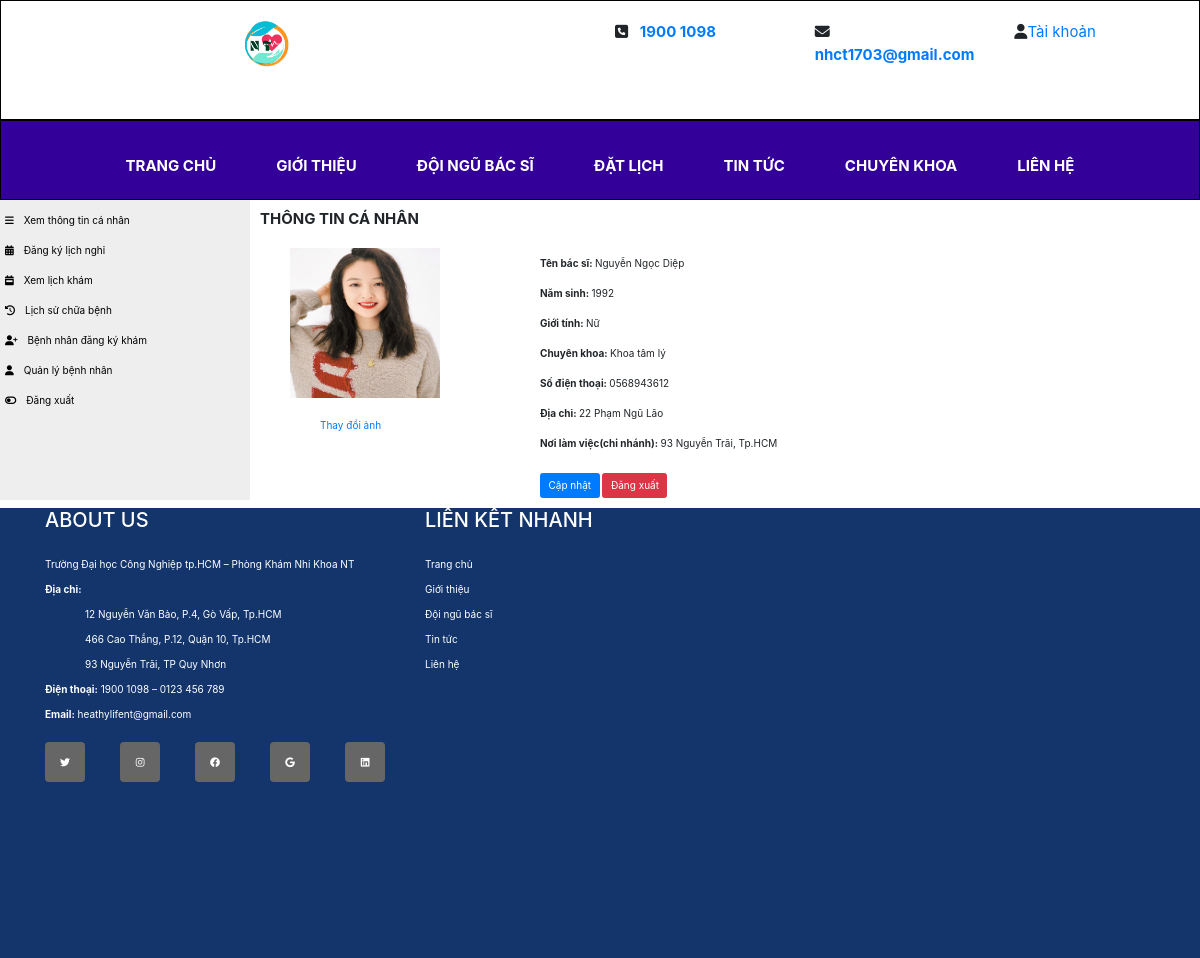
The app's page /clinic/doctor/xemttcanhan.php (signed in) with its own data.
### tables this page shows
CREATE TABLE `bacsi` (
  `id_bacsi` int(10) UNSIGNED NOT NULL,
  `tenbacsi` varchar(100) NOT NULL,
  `gioitinh` varchar(50) NOT NULL,
  `namsinh` year(4) NOT NULL,
  `diachi` varchar(200) NOT NULL,
  `sdt` varchar(100) NOT NULL,
  `hinhanh` varchar(200) NOT NULL,
  `mota` varchar(2000) NOT NULL,
  `id_khoa` int(11) NOT NULL,
  `id_chinhanh` int(11) NOT NULL
);

CREATE TABLE `khoa` (
  `id_khoa` int(10) UNSIGNED NOT NULL,
  `tenkhoa` varchar(200) NOT NULL,
  `hinhanh` varchar(200) NOT NULL,
  `mota1` varchar(2000) NOT NULL,
  `mota2` varchar(2000) NOT NULL,
  `id_chinhanh` int(11) NOT NULL
);

CREATE TABLE `chinhanh` (
  `id_chinhanh` int(10) UNSIGNED NOT NULL,
  `tenchinhanh` varchar(300) NOT NULL
);

### clinic/class/clsbacsi.php (called while the page is built, shortened)
<?php
class doctor
{
    function connect()
    {
        $con = mysqli_connect("localhost","root","","doan2");
        if(!$con)
        {
            echo'Không kết nối cơ sở liệu!';
            exit();
        }
        else
        {
           mysqli_set_charset($con,"utf8");
           return $con;
        }
    }
    function laycot($sql)
    {
        $link = $this->connect();
        $ketqua = mysqli_query($link,$sql);
        $i=mysqli_num_rows($ketqua);
        $giatri ='';
        if($i>0)
        {
            while($row = mysqli_fetch_array($ketqua))
            {
                $id = $row['0'];
                $giatri = $id;
            }
        }
        return $giatri;
    }
}
?>

### clinic/doctor/xemttcanhan.php (the view, shortened to what this page needs)
<?php
include("../class/clsbacsi.php");
$p = new doctor();
$layid=$_SESSION['id_user'];
?>
<!DOCTYPE html>
<html lang="en">
<head>
    <link rel="stylesheet" href="../css/bootstrap.css">
</head>
<body>
    <?php include("header3.php"); ?>
    <?php include("menu3.php"); ?>
    <nav>
    <ul>
         <li><a href="xemttcanhan.php"><i class="fa fa-bars"></i>&emsp;Xem thông tin cá nhân</a></li>
            <li><a href="dklichnghi.php"><i class="fa fa-calendar-days"></i>&emsp;Đăng ký lịch nghỉ</a></li>
            <li><a href="xemlichkham.php"><i class="fa fa-calendar-week"></i>&emsp;Xem lịch khám</a></li>
            <li><a href="xemlichsuchuabenh.php"><i class="fa fa-history"></i>&emsp;Lịch sử chữa bệnh</a></li>
            <li><a href="xemBNdki.php"><i class="fa fa-user-plus"></i>&emsp;Bệnh nhân đăng ký khám</a></li>
            <li><a href="qlbenhnhan.php"><i class="fa fa-user"></i>&emsp;Quản lý bệnh nhân</a></li>
            <li><a href="../logout.php"><i class="fa fa-toggle-off"></i>&emsp;Đăng xuất</a></li>
         </ul>
    </nav>
    <section>
    <h4 style="font-weight: bold">THÔNG TIN CÁ NHÂN</h4>
        <div class="information">
            <div class="container" style="width:800px; margin-left:15px;">
               <?php
                    $layid_khoa=$p->laycot("select id_khoa from bacsi where id_bacsi='$layid' limit 1");
                    $layid_cn=$p->laycot("select id_chinhanh from bacsi where id_bacsi='$layid' limit 1");
                ?>
                    <div class="img" id="bs_anh">
                        <img src="../img/<?php  echo $p->laycot("select hinhanh from bacsi where id_bacsi='$layid' limit 1")?>" width="150" height="150" />
                        <p style="width:150px; padding-top:20px; padding-left:30px;"><a href ="#" data-toggle="modal" data-target="#change_image">Thay đổi ảnh</a></p>
                    </div>
                    <div class="information_detail">
                        <div id="bs_ten"><b>Tên bác sĩ: </b><?php  echo $p->laycot("select tenbacsi from bacsi where id_bacsi='$layid' limit 1")?></div>
                        <div id="bs_namsinh"><b>Năm sinh: </b><?php  echo $p->laycot("select namsinh from bacsi where id_bacsi='$layid' limit 1")?></div>
                        <div id="bs_gioitinh"><b>Giới tính: </b><?php  echo $p->laycot("select gioitinh from bacsi where id_bacsi='$layid' limit 1")?></div>
                        <div id="bs_chuyenkhoa"><b>Chuyên khoa: </b><?php echo $p->laycot("select tenkhoa from khoa where id_khoa='$layid_khoa' limit 1")?></div>
                        <div id="bs_sdt"><b>Số điện thoại: </b><?php  echo $p->laycot("select sdt from bacsi where id_bacsi='$layid' limit 1")?></div>
                        <div id="bs_diachi"><b>Địa chỉ: </b><?php  echo $p->laycot("select diachi from bacsi where id_bacsi='$layid' limit 1")?></div>
                        <div id="bs_noilv"><b>Nơi làm việc(chi nhánh): </b><?php  echo $p->laycot("select tenchinhanh from chinhanh where id_chinhanh='$layid_cn' limit 1")?></div>
                        <button type="button"  style="margin-top:15px" class="btn btn-primary"  data-toggle="modal" data-target="#sua">Cập nhật</button>
                        <button type="button" style="margin-top:15px" class="btn btn-danger" ><a href="../logout.php" style="color:white;text-decoration: none;">Đăng xuất</a></button>
                    </div>
            </div>
        </div>
    </section>
    <footer>
    <?php include("footer3.php");?>
    </footer>
    </body>
    </html>

### clinic/doctor/xemttcanhan.php (style rules this page uses)
nav { line-height:30px; background-color: #eeeeee; height:300px; width:250px; float:left; padding:5px; }
section { width:350px; float:left; padding:10px; }
footer { clear:both; }
.container { display: flex; }
.information { margin-top: 20px; }
.information_detail { margin-left: 100px; line-height: 30px; }
nav ul li a { color: black; }

### clinic/doctor/menu3.php (style rules this page uses)
* { margin: 0; padding: 0; box-sizing: border-box; }

### records on screen
bacsi: hinhanh (picture), tenbacsi "Nguyễn Ngọc Diệp", namsinh "1992", gioitinh "Nữ", id_khoa.tenkhoa "Khoa tâm lý", sdt "0568943612", diachi "22 Phạm Ngũ Lão", id_chinhanh.tenchinhanh "93 Nguyễn Trãi, Tp.HCM"
